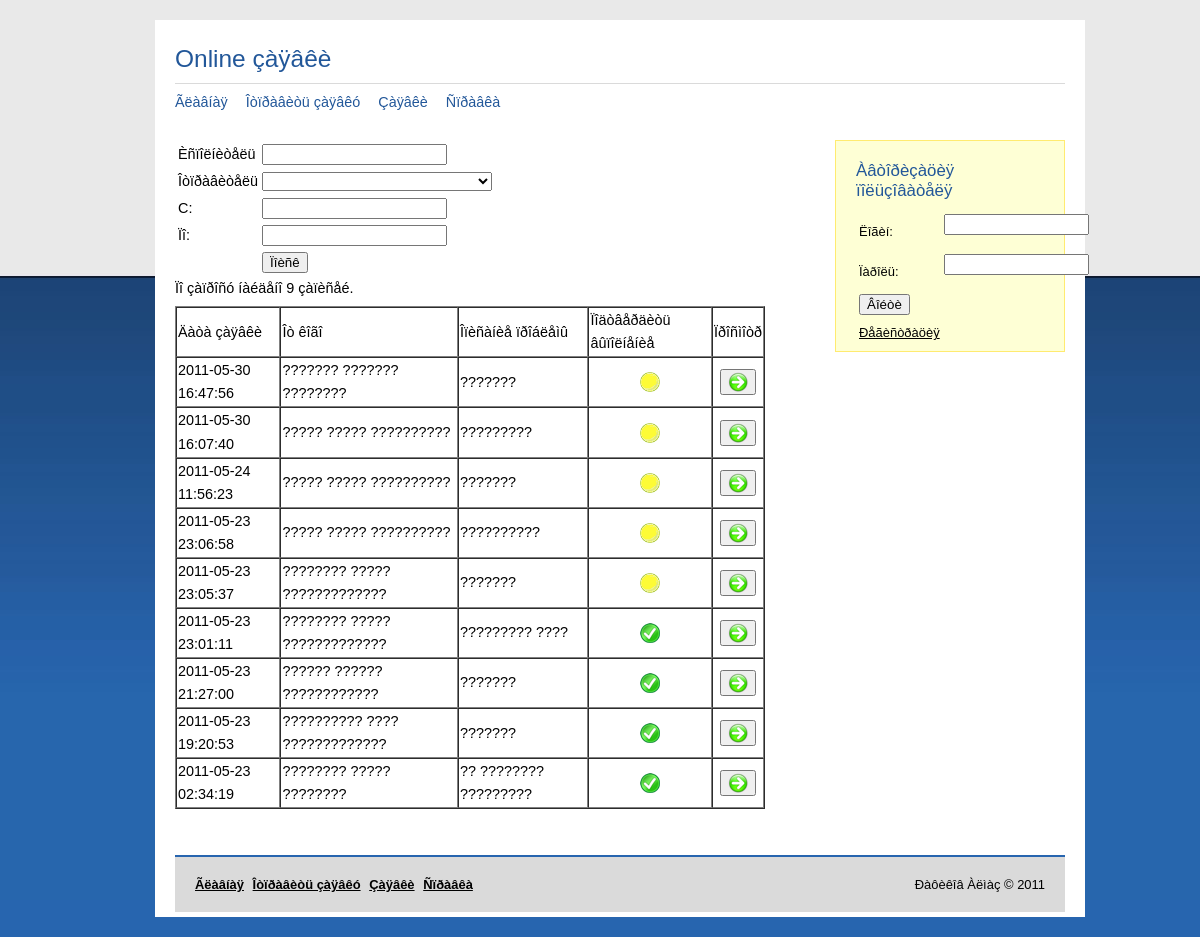
The page /zayavki.php on the database as committed earlier.
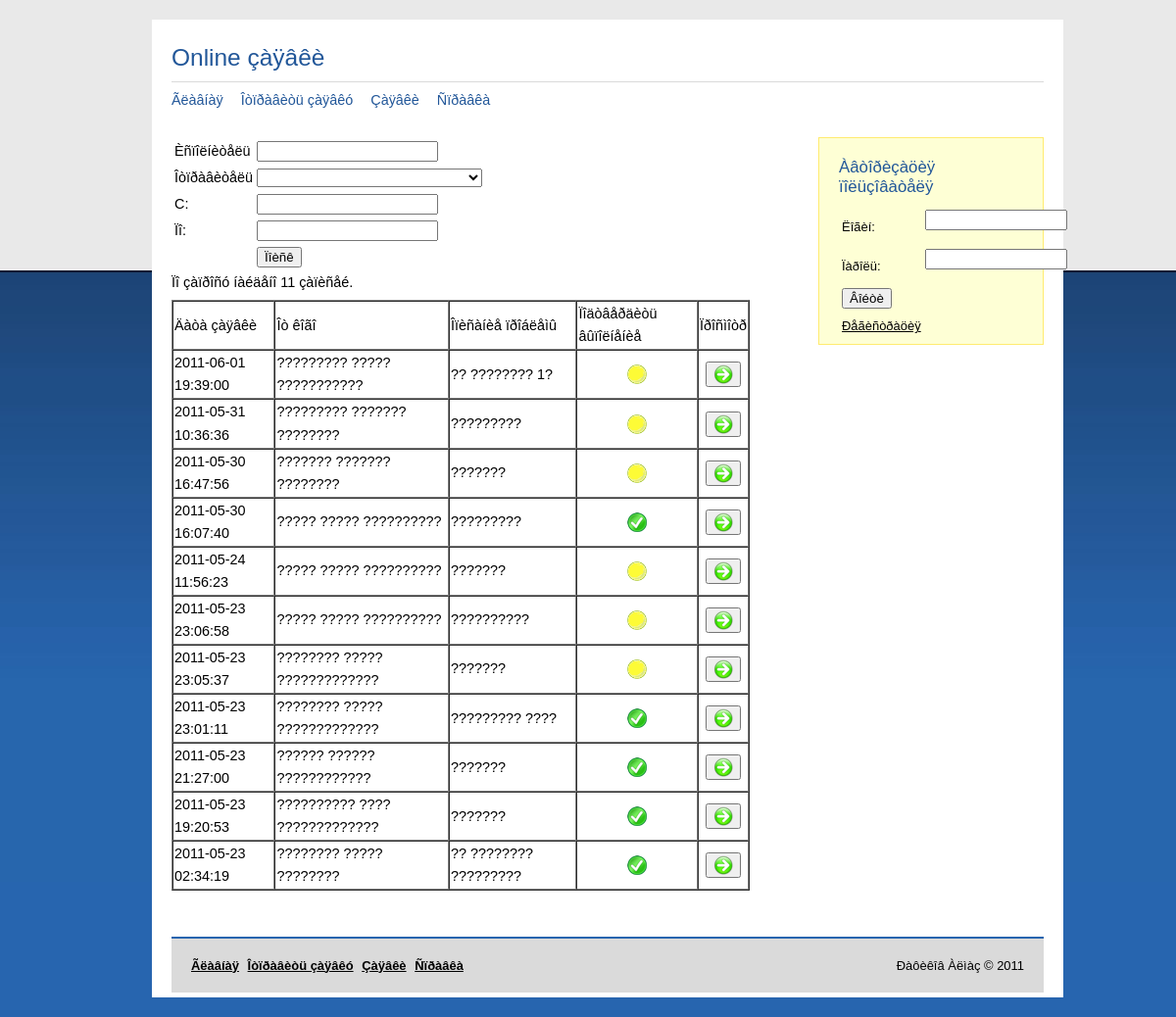
The same page on the database as committed later.
### tables this page shows
CREATE TABLE `zayavka` (
  `id` int(6) NOT NULL auto_increment,
  `date_z` datetime NOT NULL,
  `id_who` int(3) NOT NULL,
  `problem` text NOT NULL,
  `isp` char(25) NOT NULL,
  `comments` text NOT NULL,
  `date_isp` datetime NOT NULL,
  `vip` enum('0','1') default NULL,
  PRIMARY KEY  (`id`)
);

### zayavki.php (the view, shortened to what this page needs)
<? session_start();
include("index.inc");
$sel="SELECT zayavka.id as id, zayavka.date_z as d_z, CONCAT(who.F,' ',who.I,' ',who.O) as who, problem, vip
FROM zayavka, who
WHERE zayavka.id_who=who.id";
$sel.=" order by date_z DESC";
if(empty($_POST['f']) && empty($_POST['dz_1']) && empty($_POST['dz_2'])&& empty($_POST['ispolnitel'])){
$sel.=" LIMIT 0, 20";
}
$res=mysql_query($sel);
?>
<form method="post" action="zayavki.php">
<table>
<tr><td>Èñïîëíèòåëü</td>
<td><input type="text" name="ispolnitel" <? if(isset($_POST['ispolnitel'])){
 echo "value=".$_POST['ispolnitel']; }?>></td></tr>
<?php
$otv = mysql_query("SELECT * FROM who ORDER BY F");
?>
<tr><td>Îòïðàâèòåëü</td>
<td><select name="f"><?
do {echo "<option value='$zap[id]'>".$zap['F']." ".$zap['I']." ".$zap['O']."</option>";}
while($zap=mysql_fetch_array($otv));
?> </select></td></tr>
<tr><td>C:</td>
<td><input type="text" name="dz_1" maxlength="10" id="startDate" <? if(isset($_POST['dz_1'])){
 echo "value=".$_POST['dz_1']; }?>></td></tr>
<tr><td>Ïî:</td>
<td><input type="text" name="dz_2" maxlength="10" id="endDate" <? if(isset($_POST['dz_2'])){
 echo "value=".$_POST['dz_2']; }?>></td></tr>
<tr><td>&nbsp;</td>
<td><input type="submit" value="Ïîèñê"></td></tr>
</table></form>
Ïî çàïðîñó íàéäåíî <? echo mysql_num_rows($res);?> çàïèñåé.
<table>
<tr><td></td></tr>
</table>
<table border="1" cellspacing="0" width="100%" class="zay">
<tr><td>Äàòà çàÿâêè</td>
<td>Îò êîãî</td>
<td>Îïèñàíèå ïðîáëåìû</td>
<td>Ïîäòâåðäèòü âûïîëíåíèå</td>
<td>Ïðîñìîòð</td><?if ($_SESSION[login]=='admin'){?>
<td>Óäàëèòü</td><?}?>
</tr>
<? while($mass=mysql_fetch_array($res)){
echo "<tr><FORM method='POST' action='vip.php'>";
echo "<td>".$mass['d_z']."</td>";
echo "<td>".$mass['who']."</td>";
echo "<td>".$mass['problem']."</td>";
if ($mass['vip']==1){
echo "<td><center><img src='images/ok.png'></center></td>";}else{
echo "<td><center><a href='zayavki.php?vip=$mass[id]' onClick=\"return confirm('Çàÿâêà òî÷íî âûïîëíåíà?');\"><img src='images/vip.png'></a></center</td>";}
echo "</form><FORM METHOD=POST ACTION=update_zayavki.php>";
echo "<td><input type=hidden name=id value=".$mass['id']." /><center><button type='submit'><img src='images/pro.png'></button></center></FORM></td>";
echo "</tr>";
}
?>
</table>
<? include("footer.inc");?>

### index.inc (shortened to what this page needs)
<!DOCTYPE html PUBLIC "-//W3C//DTD XHTML 1.0 Transitional//EN" "http://www.w3.org/TR/xhtml1/DTD/xhtml1-transitional.dtd">
<html xmlns="http://www.w3.org/1999/xhtml">
<head>
<link rel="stylesheet" type="text/css" href="css/style.css" />
<link rel="stylesheet" href="datepicker/smoothness/ui.datepicker.css" type="text/css" media="screen" />
</head>
<body>
<div id="container">
	<div id="holder" class="clearfix">
		<div id="logo">
			<h1><a href="index.php">Online çàÿâêè</a></h1>
	  </div>
		<div id="navigation">
			<ul>
				<li><a href="index.php">Ãëàâíàÿ</a></li>
				<li><a href="insert_zayavka.php">Îòïðàâèòü çàÿâêó</a></li>
				<li><a href="zayavki.php">Çàÿâêè</a></li>
				<li><a href="help.php">Ñïðàâêà</a></li>
			</ul>
	    </div>
		<div id="content">

### footer.inc (shortened to what this page needs)
<br><br>
</div>
<div id="news">
			<div class="newsItem">
			<? if($_SESSION['login']){
			echo "Âû âîøëè êàê ".$_SESSION['login']."<br>";
			echo "<a href='logout.php'><b>Âûõîä</b></a>";
			}else{ ?>
			<h1>Àâòîðèçàöèÿ ïîëüçîâàòåëÿ</h1>
<table class="formvv">
<FORM ACTION="login.php" METHOD="POST">
<tr><td>Ëîãèí:</td>
<td><INPUT TYPE="text" NAME="login" SIZE="15 px" MAXLENGTH="15"><p></td></tr>
<tr><td>Ïàðîëü:</td>
<td><INPUT TYPE="password" NAME="password" SIZE="15 px" MAXLENGTH="15">
<p></td></tr>
<td><INPUT TYPE="submit" VALUE="Âîéòè"></td></tr>
<td><INPUT name="work" type="hidden" value="1"></td></tr>
</FORM>
<tr><td><a href="registration.php">Ðåãèñòðàöèÿ</a></td></tr>
</table><? } ?>
			</div>
	</div>
	<div id="footer">
		<span id="copyright">Ðàôèêîâ Àëìàç &copy; 2011
</span>
		<ul>
				<li><a href="index.php">Ãëàâíàÿ</a></li>
				<li><a href="insert_zayavka.php">Îòïðàâèòü çàÿâêó</a></li>
				<li><a href="zayavki.php">Çàÿâêè</a></li>
				<li><a href="help.php">Ñïðàâêà</a></li>
		</ul>
	</div>
</div>
</body>
</html>

### css/style.css (style rules this page uses)
body { background:#2765AF url('../images/body_bg.jpg') repeat-x 0 0; color:#000000; margin:20px 0; padding:0; font-family:"Trebuchet MS", verdana, arial, "Times New Roman", serif; font-size:90%; }
p { margin:0; padding:0 0 15px 0; }
a { color:#000000; text-decoration:underline; }
#container { margin:0px auto; text-align:center; width:890px; }
#holder { width:100%; padding:20px 20px 5px 20px; background:#FFFFFF; text-align:left; }
#logo { border-bottom:1px solid #DADADA; padding:5px 30px 10px 0px; }
#logo a { text-decoration:none; color:#225799; }
#navigation { padding:10px 0; }
#content a , img { text-decoration: none; border: 0; }
#content { float:left; width:590px; padding:20px 10px 0 0; line-height:160%; }
#news { float:right; width:230px; padding:20px 0; line-height:140%; text-align:justify; }
.newsItem { padding:20px 20px 5px 20px; background:#FEFFD5; border:1px solid #FFEB70; font-size:90%; margin-bottom:20px; }
#footer { clear:both; width:100%; font-size:90%; background:#DADADA; padding:20px 0px; text-align:left; border-top:2px solid #2765AF; }
#copyright { float:right; padding-right:20px; }
.newsItem h1 { color:#225799; margin:0 0 10px 0; padding:0; font-size:130%; font-weight:normal; }
#logo h1 { font-weight:normal; font-size:170%; margin:0; padding:0; color:#225799; }
#navigation ul { margin:0; padding:0; }
#navigation li { margin:0; padding:0; list-style:none; display:inline; }
#navigation a { color:#225799; padding:0 14px 0 0; text-decoration:none; }
#footer ul { margin:0; padding:0px 20px; }
#footer li { margin:0; padding:0; list-style:none; display:inline; }
#footer a { color:#000000; font-weight:bold; padding:0 5px 0 0; text-decoration:underline; }
.clearfix:after { content:"."; display:block; height:0; clear:both; visibility:hidden; }
.clearfix { display:inline-block; }
.clearfix { display:block; }
.zay a { text-decoration:none; }

Rows that differ between the two databases and show on the page:
added zayavka: date_z "2011-06-01 19:39:00", who "????????? ????? ???????????", problem "?? ???????? 1?"
added zayavka: date_z "2011-05-31 10:36:36", who "????????? ??????? ????????", problem "?????????"
changed zayavka (number 4 of 11 on the later page): vip "0" → "1" (drawn); vip: picture added; vip: picture removed
Other text that changed with them:
mysql_num_rows($res): "9" → "11"
